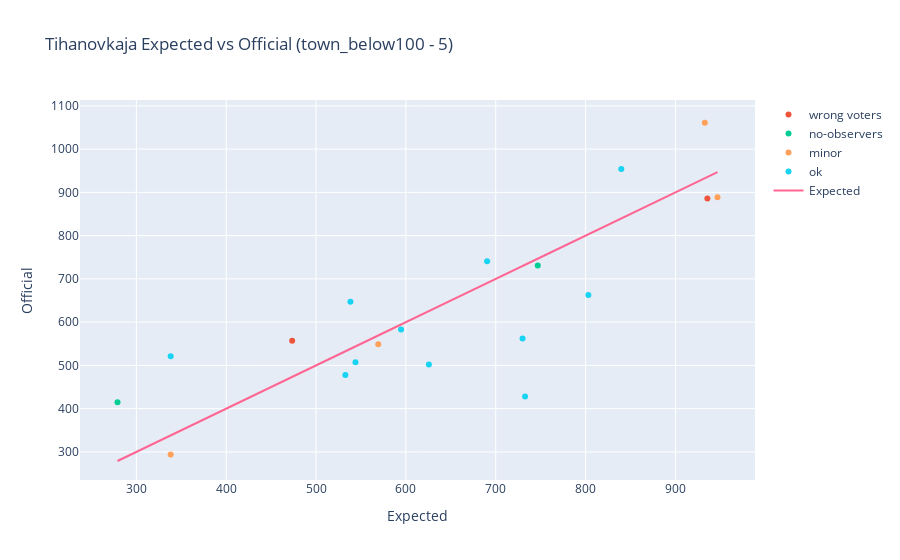

Notebook code for this chart:
### Code cell
tih_detailed('town_below100', 5)

### Figure 1 — Plotly figure (JSON) as saved in the notebook; plotly's stock layout.template omitted (floating-point values rounded to 4 significant figures)
{"data": [{"mode": "markers", "name": "excluded", "text": [], "type": "scatter", "x": [], "y": []}, {"mode": "markers", "name": "wrong voters", "text": ["05-036-0020 (4700) 1", "05-040-0019 (4885) 2"], "type": "scatter", "x": [935.6, 473.4], "y": [886, 557]}, {"mode": "markers", "name": "no-observers", "text": ["05-027-0007 (4316) 0", "05-044-0004 (5063) 0"], "type": "scatter", "x": [279.0, 746.8], "y": [415, 731]}, {"mode": "markers", "name": "major", "text": [], "type": "scatter", "x": [], "y": []}, {"mode": "markers", "name": "minor", "text": ["05-036-0003 (4683) 1", "05-038-0004 (4784) 2", "05-040-0028 (4894) 1", "05-044-0005 (5064) 2"], "type": "scatter", "x": [569.2, 932.8, 338.2, 946.8], "y": [549, 1061, 294, 889]}, {"mode": "markers", "name": "ok", "text": ["05-027-0006 (4315) 5", "05-036-0004 (4684) 2", "05-036-0023 (4703) 2", "05-036-0029 (4709) 3", "05-036-0074 (4754) 1", "05-036-0075 (4755) 4", "05-040-0002 (4868) 1", "05-040-0008 (4874) 2", "05-041-0008 (4944) 2", "05-041-0035 (4971) 2", "05-044-0007 (5066) 2"], "type": "scatter", "x": [594.6, 732.7, 625.6, 690.4, 538.2, 543.9, 839.8, 803.1, 532.6, 338.2, 729.9], "y": [583, 428, 502, 741, 647, 507, 954, 663, 478, 521, 562]}, {"mode": "lines", "name": "Expected", "type": "scatter", "x": [594.6, 279.0, 569.2, 732.7, 935.6, 625.6, 690.4, 538.2, 543.9, 932.8, 839.8, 803.1, 473.4, 338.2, 532.6, 338.2, 746.8, 946.8, 729.9], "y": [594.6, 279.0, 569.2, 732.7, 935.6, 625.6, 690.4, 538.2, 543.9, 932.8, 839.8, 803.1, 473.4, 338.2, 532.6, 338.2, 746.8, 946.8, 729.9]}], "layout": {"title": {"text": "Tihanovkaja Expected vs Official (town_below100 - 5)"}, "xaxis": {"title": {"text": "Expected"}}, "yaxis": {"title": {"text": "Official"}}}}
